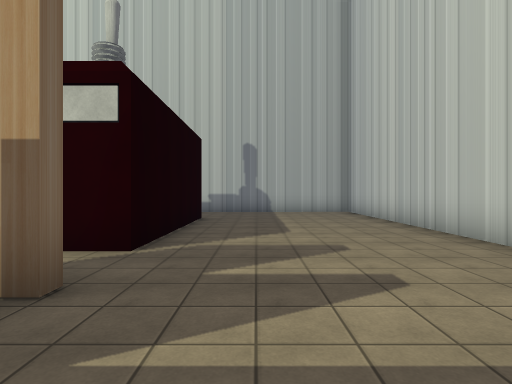
view 1 (above)

21 first-person views from a walk through a scene from a Unity 3-D project. The camera is 1.5 m above the floor, looks level and sees 80° across. The floor is counted in squares, 2 m on a side. Each view is taken from the middle of a square. On the plan, view 1 faces up. The plan holds only what a view shows up to about 10 squares ahead; the rest is blank. Some surface patterns are stand-ins.

view 2
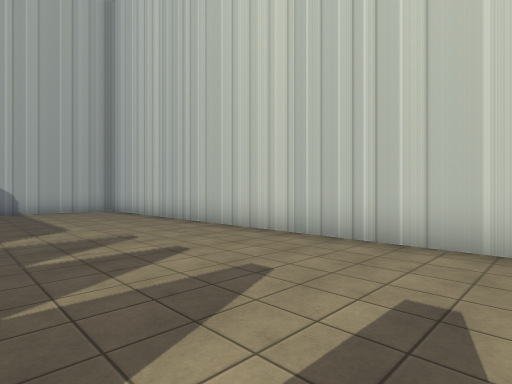

view 3
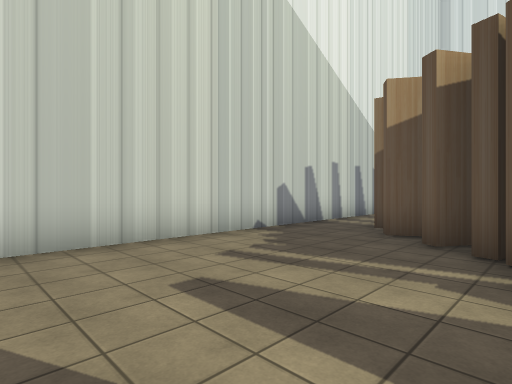

view 4
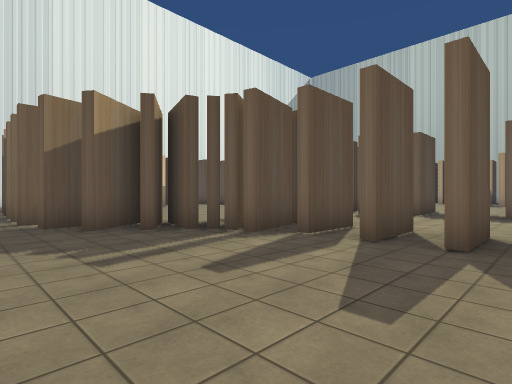

view 5
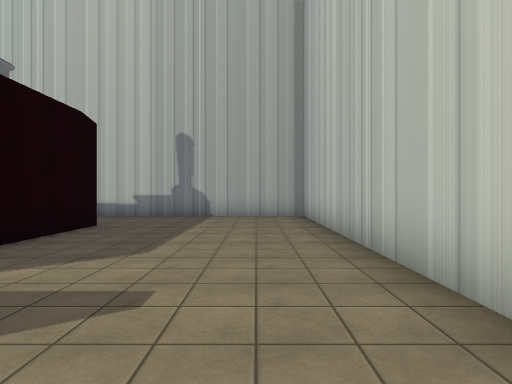

view 6
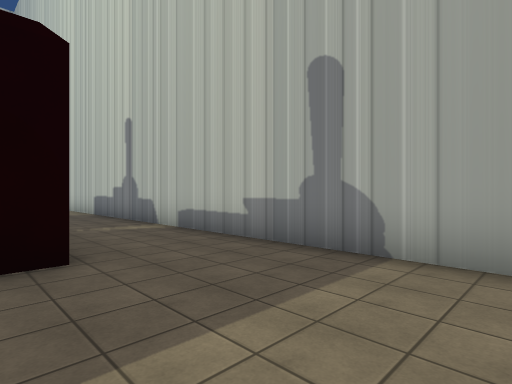

view 7
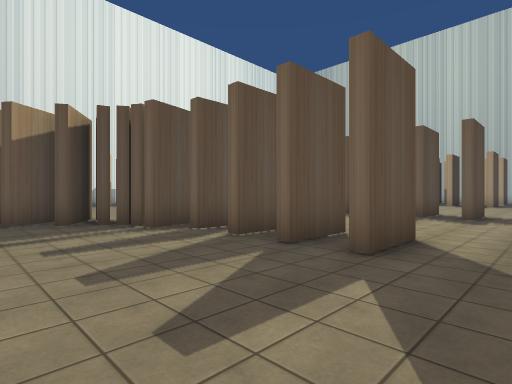

view 8
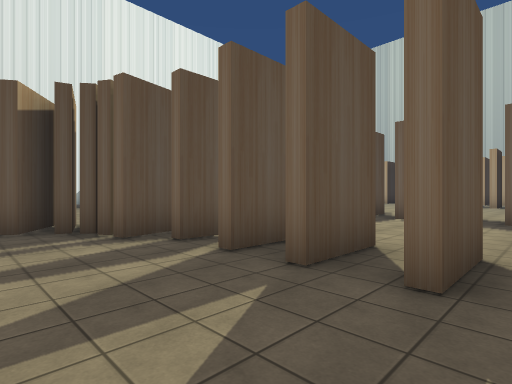

view 9
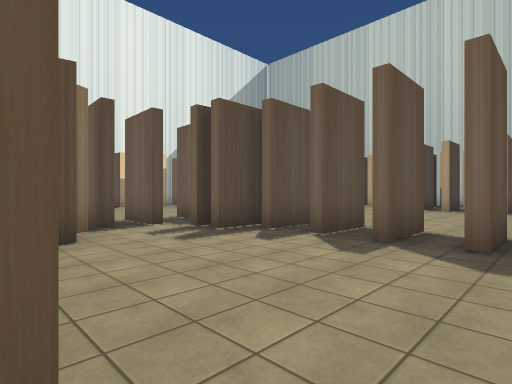

view 10
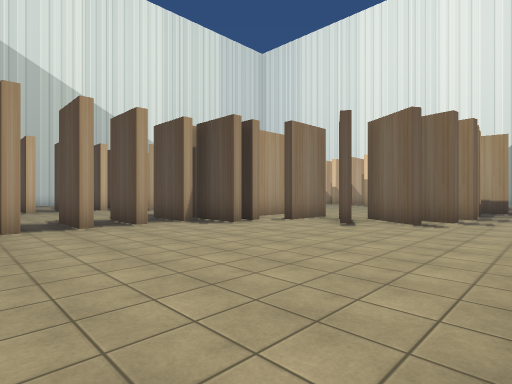

view 11
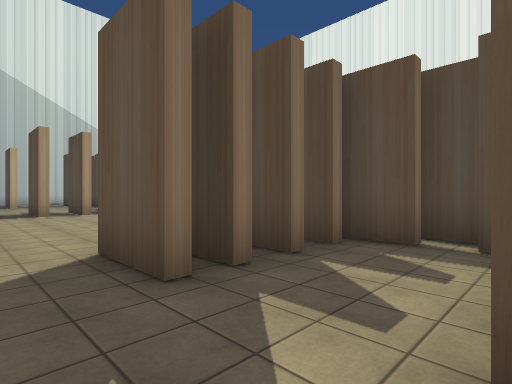

view 12
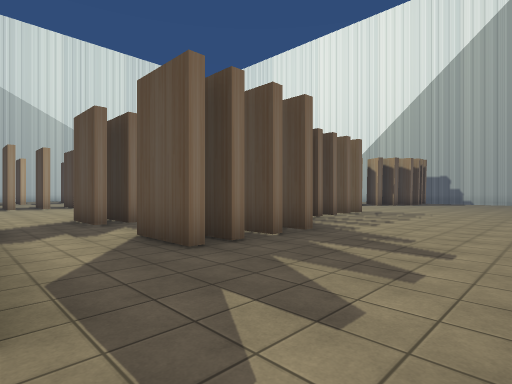

view 13
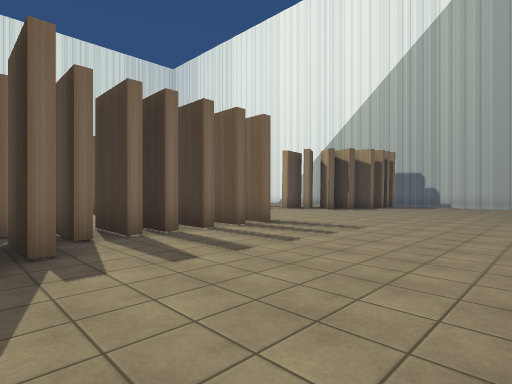

view 14
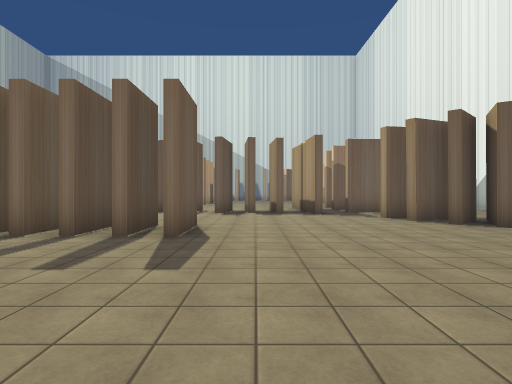

view 15
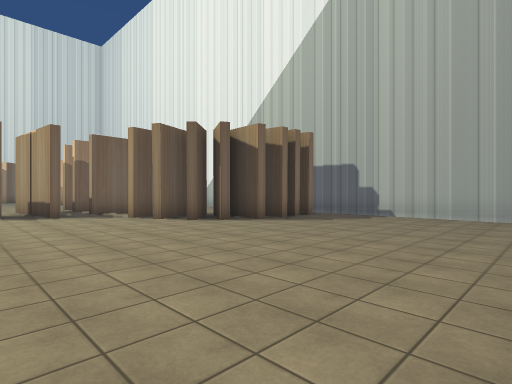

view 16
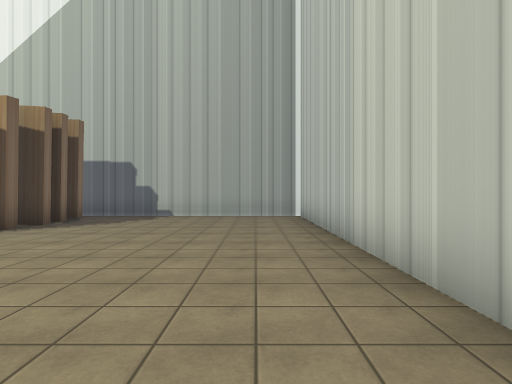

view 17
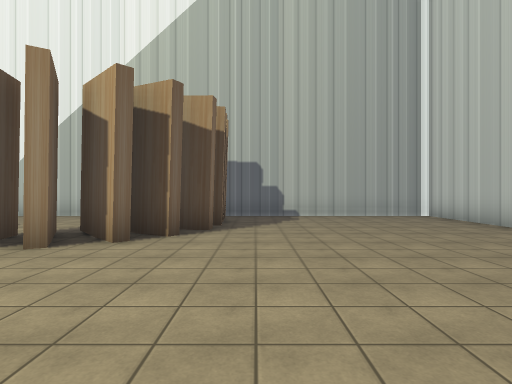

view 18
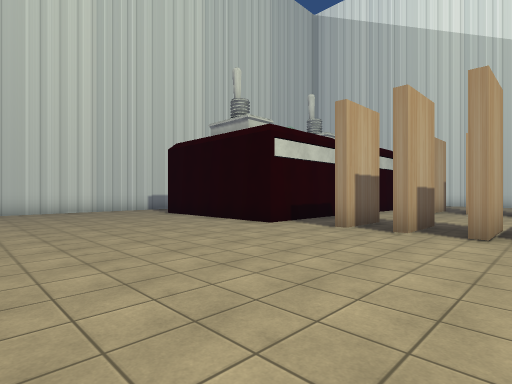

view 19
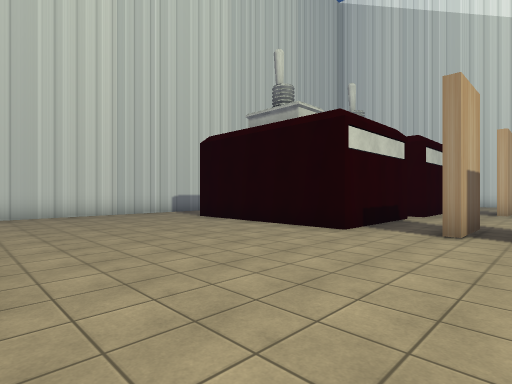

view 20
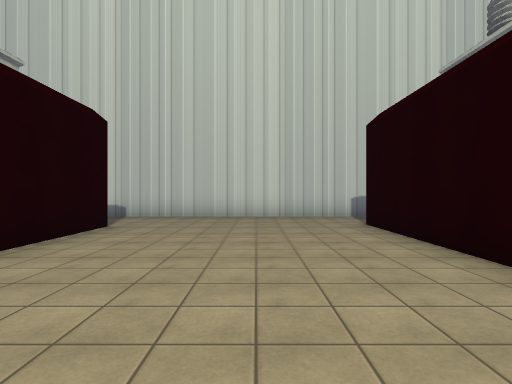

view 21
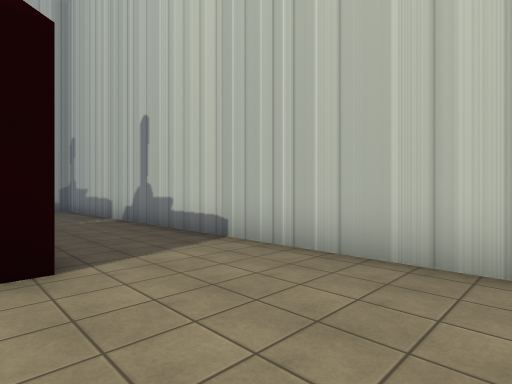

### Floor plan
Key: @ floor where view 1 was taken; # wall or solid block; x gap in a wall; . floor.
Columns run from 26 left of view 1 to 4 right of it. Each row starts with its distance up from view 1.
 12    ############################
 11    ...........................#
 10    ............... ...........#
  9        ..........#    ........#
  8           #......#      #.....#
  7            ......#       .....#
  6            ......#       .....#
  5            ......#       .....#
  4  .         ......######  .....#
  3  .............................#
  2  ................##....##.....#
  1  ....##..##......##....##.....#
  0  ....##..# ......##....##.@...#
 -1  ....##..# ............##.....#
 -2  .......##......####..####....#
 -3  ......##  .....## #..####....#
 -4  ......#   ...##.# .### .###..#
 -5  ......x  ..##.# ##.##  ..##..#
 -6  ............ ..  ...      ##.#
 -7   ..........#               #.#
 -8  ...........x               x.#
 -9  ...........#               # #
-10 #...........###
-11 #............
-12 #........##.
-13 #......####
-14 #......###..
-15 #......#  ..
-16 #......#   ..
-17 #.......   ...
-18 #########   ##

Positions as (right, up) in squares from view 1, and headings:
1: (0, 0), facing up
2: (-1, -1), facing up-right
3: (-1, 1), facing down-right
4: (3, 2), facing down-left
5: (2, 2), facing up
6: (2, 8), facing up-left
7: (2, 4), facing down-left
8: (1, 3), facing down-left
9: (-3, 3), facing down-left
10: (-16, 3), facing down-right
11: (-20, 3), facing down-right
12: (-25, 4), facing down-right
13: (-25, -1), facing down-right
14: (-25, -8), facing right
15: (-25, -8), facing down-right
16: (-24, -8), facing down
17: (-20, -8), facing down
18: (-15, -1), facing up-right
19: (-15, 1), facing up-right
20: (-12, 2), facing up
21: (-12, 8), facing up-left
